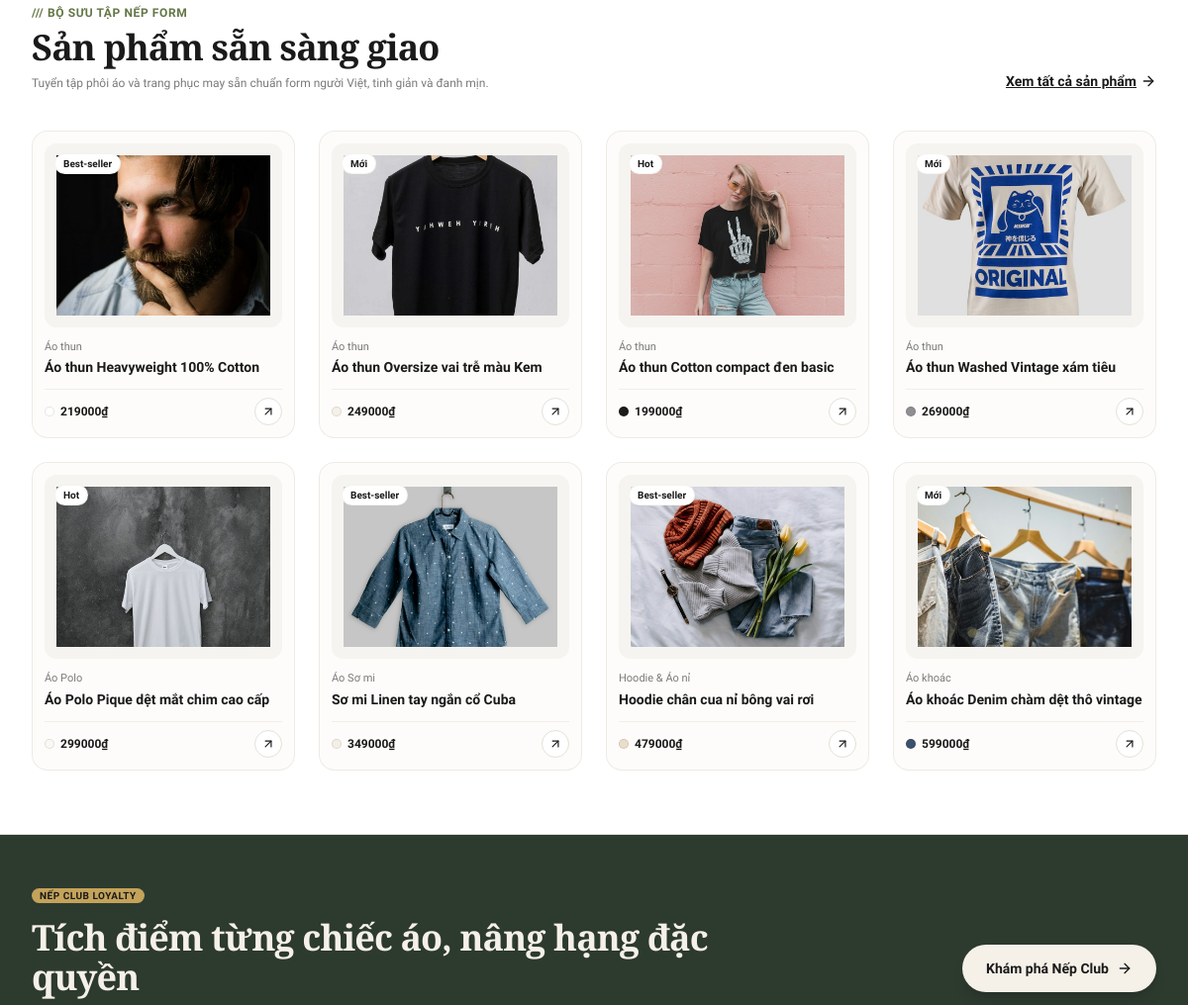
Before: / (middle part) with the older database file.
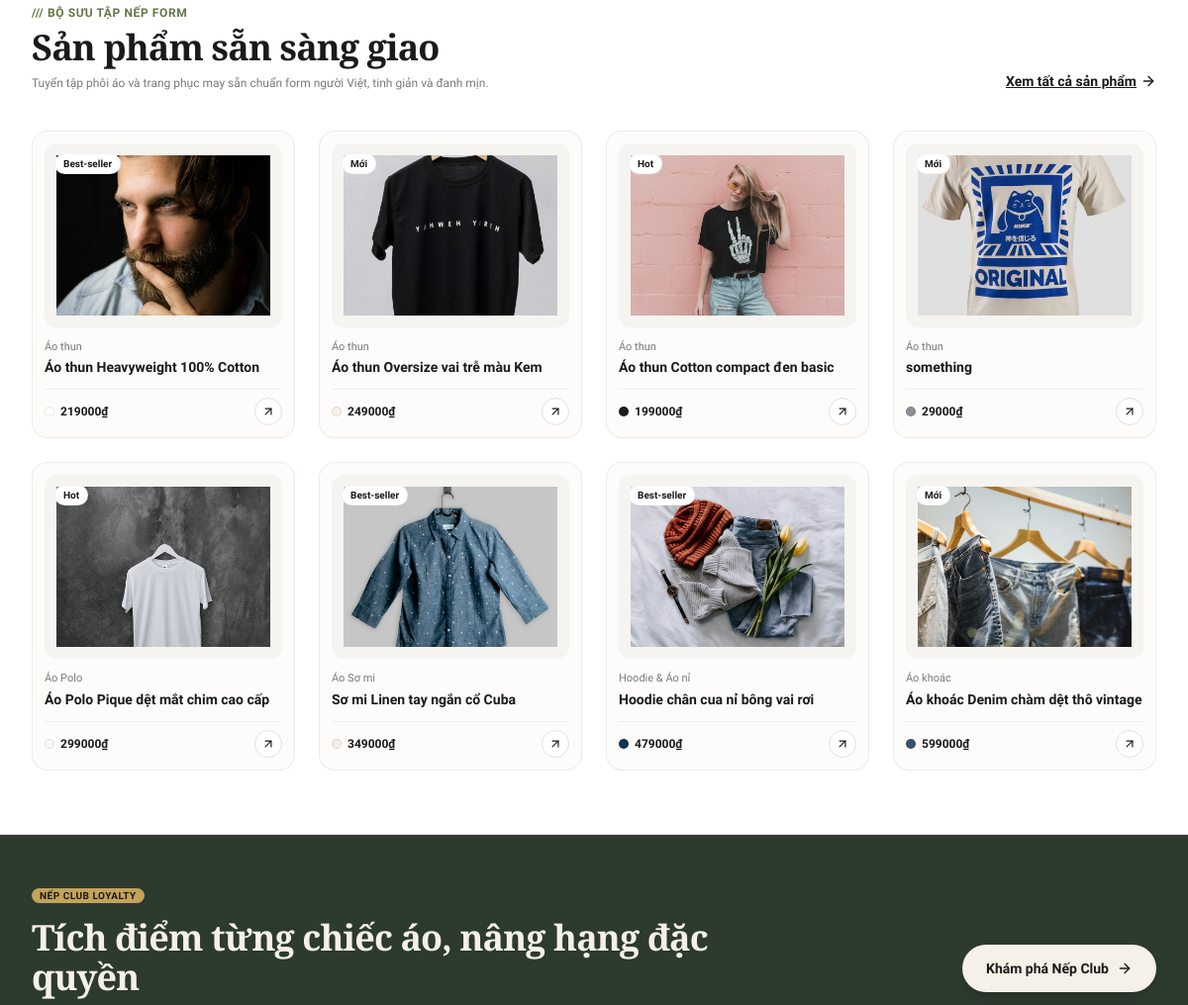
After: the same page with the newer database file.
### apps/products/models.py (models this page shows, shortened)
class Product(TimeStampedModel):
    product_type = models.ForeignKey(ProductType, on_delete=models.CASCADE, related_name="products", verbose_name="Loại sản phẩm")
    name = models.CharField(max_length=200, verbose_name="Tên sản phẩm")
    slug = models.SlugField(max_length=220, unique=True, blank=True)
    base_price = models.DecimalField(max_digits=12, decimal_places=0, verbose_name="Giá cơ bản (VNĐ)")
    fabric_info = models.CharField(max_length=200, default="Cotton 100% (định lượng 240gsm)", verbose_name="Chất liệu vải")
    fit_type = models.CharField(max_length=100, default="Phối unisex", verbose_name="Phom dáng")
    description = models.TextField(blank=True, verbose_name="Mô tả sản phẩm")
    badge = models.CharField(max_length=50, blank=True, verbose_name="Huy hiệu (VD: Mới)")
    color_hex = models.CharField(max_length=20, blank=True, default="#F5F0E8", verbose_name="Mã màu đại diện")
    thumbnail_url = models.TextField(blank=True, verbose_name="Ảnh đại diện trực tiếp hoặc Data URL")
    thumbnail_image = models.ImageField(upload_to="products/", blank=True, null=True, verbose_name="Hoặc tải file ảnh lên")
    is_featured = models.BooleanField(default=False, verbose_name="Nổi bật trang chủ")
    is_active = models.BooleanField(default=True, verbose_name="Đang bán")
    def get_main_image(self):
        if self.thumbnail_url:
            return self.thumbnail_url
    class Meta:
        verbose_name = "Sản phẩm"
        verbose_name_plural = "Danh mục sản phẩm"

class ProductType(TimeStampedModel):
    name = models.CharField(max_length=100, verbose_name="Loại sản phẩm")
    slug = models.SlugField(max_length=120, unique=True, blank=True)
    description = models.TextField(blank=True, verbose_name="Mô tả")
    display_order = models.PositiveIntegerField(default=0, verbose_name="Thứ tự hiển thị")
    is_studio_form = models.BooleanField(default=False, verbose_name="Phôi dùng cho Studio")
    is_active = models.BooleanField(default=True, verbose_name="Kích hoạt")
    class Meta:
        verbose_name = "Loại sản phẩm"
        verbose_name_plural = "Các loại sản phẩm"
        ordering = ['display_order', 'name']

### apps/core/views.py (the view, shortened to what this page needs)
# urls.py: path('', views.home_view, name='home'),
def home_view(request):
    banner = Banner.objects.filter(is_active=True).first()
    featured_products = list(Product.objects.filter(
        is_active=True,
        is_featured=True,
        product_type__is_studio_form=False
    ).select_related('product_type').order_by('product_type__display_order', 'id')[:8])
    featured_templates = DesignTemplate.objects.filter(is_featured=True).order_by('id')[:3]
    reviews = Review.objects.filter(is_approved=True)[:4]
    faqs = FAQ.objects.filter(is_active=True)[:4]
    tiers = MembershipTier.objects.all().order_by('min_points')
    default_product = Product.objects.filter(slug="ao-custom-classic").first() or Product.objects.filter(product_type__is_studio_form=True).first() or Product.objects.first()
    colors = Color.objects.all()[:4]
    return render(request, 'home/index.html', {
        'banner': banner,
        'featured_products': featured_products,
        'featured_templates': featured_templates,
        'reviews': reviews,
        'faqs': faqs,
        'tiers': tiers,
        'default_product': default_product,
        'colors': colors,
    })

### apps/core/context_processors.py (called while the page is built)
def global_context(request):
    cart_count = 0
    if hasattr(request, 'session'):
        from cart.models import Cart
        cart = None
        if request.user.is_authenticated:
            cart = Cart.objects.filter(user=request.user).first()
        elif request.session.session_key:
            cart = Cart.objects.filter(session_key=request.session.session_key).first()
        if cart:
            cart_count = cart.items.count()
    return {
        'SITE_NAME': 'Nếp Form',
        'SITE_TAGLINE': 'Xưởng áo của bạn',
        'CART_ITEMS_COUNT': cart_count,
    }

### templates/home/index.html (shortened to what this page needs)
{% extends 'base.html' %}
{% load static %}
{% block content %}
<section class="py-16 bg-white border-y border-nep-grayLight">
  <div class="max-w-7xl mx-auto px-4 sm:px-6 lg:px-8">
    <div class="flex flex-col sm:flex-row justify-between items-start sm:items-end mb-10 gap-4">
      <div>
        <span class="text-xs font-bold tracking-wider text-nep-greenMuted uppercase">/// BỘ SƯU TẬP NẾP FORM</span>
        <h2 class="text-3xl sm:text-4xl font-serif font-bold text-nep-dark mt-1 tracking-tight">Sản phẩm sẵn sàng giao</h2>
        <p class="text-xs text-nep-gray mt-2">Tuyển tập phôi áo và trang phục may sẵn chuẩn form người Việt, tinh giản và đanh mịn.</p>
      </div>
      <a href="{% url 'products:catalog' %}" class="inline-flex items-center gap-1 text-sm font-semibold text-nep-dark hover:text-nep-green transition underline">
        <span>Xem tất cả sản phẩm</span> <i data-lucide="arrow-right" class="w-4 h-4"></i>
      </a>
    </div>
    <div class="grid grid-cols-2 sm:grid-cols-2 md:grid-cols-4 gap-4 sm:gap-6">
      {% for p in featured_products %}
        <div class="group flex flex-col justify-between bg-nep-creamLight/40 rounded-2xl p-3 border border-nep-grayLight/60 hover:shadow-md transition">
          <div>
            <div class="aspect-4/3 rounded-xl bg-[#F6F4F0] p-3 relative overflow-hidden flex items-center justify-center">
              {% if p.badge %}
                <span class="absolute top-2.5 left-2.5 bg-white text-nep-dark text-[10px] font-bold px-2 py-0.5 rounded-full shadow-xs border border-nep-grayLight/40">
                  {{ p.badge }}
                </span>
              {% endif %}
              <img src="{{ p.get_main_image }}" alt="{{ p.name }}" class="max-h-full max-w-full object-contain transition-transform duration-300 group-hover:scale-105">
            </div>
            <div class="mt-3 space-y-0.5">
              <span class="text-[11px] font-medium text-nep-gray block">{{ p.product_type.name }}</span>
              <h3 class="text-xs sm:text-sm font-bold text-nep-dark leading-snug group-hover:text-nep-green transition-colors line-clamp-1">{{ p.name }}</h3>
            </div>
          </div>
          <div class="mt-3 pt-2 border-t border-nep-grayLight/50 flex items-center justify-between">
            <div class="flex items-center gap-1.5">
              <span class="w-2.5 h-2.5 rounded-full border border-black/10 inline-block shrink-0" style="background-color: {{ p.color_hex }};"></span>
              <span class="text-xs font-bold text-nep-dark">{{ p.base_price|floatformat:0 }}₫</span>
            </div>
            <a href="{% url 'products:detail' p.slug %}" class="w-7 h-7 rounded-full bg-white hover:bg-nep-dark text-nep-dark hover:text-white border border-nep-grayLight flex items-center justify-center transition-colors shadow-xs" title="Xem chi tiết">
              <i data-lucide="arrow-up-right" class="w-3.5 h-3.5"></i>
            </a>
          </div>
        </div>
      {% endfor %}
    </div>
  </div>
</section>
<section class="py-12 bg-nep-green text-nep-cream">
  <div class="max-w-7xl mx-auto px-4 sm:px-6 lg:px-8">
    <div class="grid grid-cols-1 md:grid-cols-12 gap-8 items-center">
      <div class="md:col-span-8 space-y-3">
        <span class="bg-nep-gold text-nep-dark text-[10px] font-bold px-2 py-0.5 rounded-full uppercase tracking-wider">NẾP CLUB LOYALTY</span>
        <h2 class="text-3xl sm:text-4xl font-serif font-bold tracking-tight">Tích điểm từng chiếc áo, nâng hạng đặc quyền</h2>
      </div>
      <div class="md:col-span-4 flex md:justify-end">
        <a href="{% url 'loyalty:club' %}" class="bg-nep-cream hover:bg-white text-nep-dark px-6 py-3.5 rounded-full text-sm font-bold shadow-lg transition flex items-center gap-2">
          <span>Khám phá Nếp Club</span>
          <i data-lucide="arrow-right" class="w-4 h-4"></i>
        </a>
      </div>
    </div>
  </div>
</section>
{% endblock %}

Changed rows visible on the page:
changed Product: name "Áo thun Washed Vintage xám tiêu" → "something"; base_price "269000" → "29000"
changed Product "Hoodie chân cua nỉ bông vai rơi": color_hex "#EADDCB" → "#123456" (drawn)
